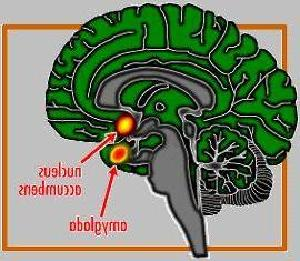
#> input picture proyecto/data/train/brain/1.jpg, 300 x 261 px; its folder holds only this picture in this run
$ python untitled3.py   (older library calls are emulated)
#> lines starting #> are read from the running program, lines starting #| are printed output that depends on the picture; after the words box and inside, x2 and y2 are one past the last pixel; in counts of white or black regions, pixels touching at a corner belong together
#!/usr/bin/env python3
# -*- coding: utf-8 -*-
"""
%%%%%%%%%%%%%%%%%%%%%%%%%%%%%%%%%%%%%%%%%%%%%%%%%%%%%%%%%%%%%%%%%%%%%%%%%
%                                                                       %
% TDI PROYECTO 1: CLASIFICACIÓN DE IMÁGENES                             %
%                                                                       %
% Plantilla para implementar el sistema de clasificación de imágenes    %
% del proyecto.                                                         %
%                                                                       %
%%%%%%%%%%%%%%%%%%%%%%%%%%%%%%%%%%%%%%%%%%%%%%%%%%%%%%%%%%%%%%%%%%%%%%%%%
"""
import os, math, cv2, skimage, natsort
import numpy as np
import pandas as pd
#import tensorflow as tf
from scipy.stats import entropy
from skimage.transform import hough_line, hough_line_peaks, probabilistic_hough_line
from skimage import io, color, feature, measure ,filters, exposure
from sklearn.preprocessing import StandardScaler
from sklearn.neural_network import MLPClassifier
from sklearn.model_selection import KFold
#from tensorflow.keras.optimizers import RMSprop
#from tensorflow.keras.preprocessing.image import ImageDataGenerator
from sklearn.decomposition import PCA


def imageProcessing(image):

    """
    Esta función implementa la etapa de pre-procesado. El pre-procesado debe
    ser idéntico para todas las imágenes de train y test.

    La función recibe como entrada la imagen original ('image') a
    procesar. A la salida devuelve una variable de tipo
    diccionario ('processed_images') que contiene indexadas
    cada una de las imágenes resultantes de las diferentes
    técnicas de procesado escogidas (imagen filtrada,
    imagen de bordes, máscara de segmentación, etc.), utilizando para cada
    una de ellas una key que identifique su contenido
    (ej. 'image', 'mask', 'edges', etc.).

    Para más información sobre las variables de tipo
    diccionario en Python, puede consultar el siguiente enlace:
    https://www.w3schools.com/python/python_dictionaries.asp

    COMPLETE la función para obtener el conjunto de imágenes procesadas
    'processed_images' necesarias para la posterior extracción de características.
    Si lo necesita, puede definir y hacer uso de funciones auxiliares.
    """
    # El siguiente código implementa el BASELINE incluido en el challenge de
    # Kaggle.
    # - - - MODIFICAR PARA IMPLEMENTACIÓN DE LA SOLUCIÓN PROPUESTA. - - -

    processed_images = {}
    # Ejemplo: Añadimos la imagen original como una entrada a la variable diccionario
    processed_images["image"] = cv2.resize(image, (300,300))

    # Añadimos la imagen en escala de grises como una entrada a la variable diccionario
    processed_images["image_gray"] = color.rgb2gray(image)

    # Añadimos la imagen en escala de grises con 256 niveles de gris para poder utilizarla en la matriz de co-ocurrencias
    processed_images["image_gray_256"] = skimage.img_as_ubyte(processed_images["image_gray"])

    #contraste de imagen con igualacion de histograma
    processed_images["image_contrast"] = exposure.equalize_hist(processed_images["image_gray"])

    # Añadimos la imagen en escala de grises filtrada con un filtro gaussiano
    processed_images["image_gray_filtered"] = filters.gaussian(processed_images["image_gray"], sigma=1)

    # imagen bordes gauss
    processed_images["image_bordes_gauss"] = feature.canny(processed_images["image_gray_filtered"], sigma=1.5)

    #Añadimos la imagen tras aplicar un filtrado de sharpening
    kernel = np.array([[-1/9,-1/9,-1/9],[-1/9,(5-1/9),-1/9], [-1/9,-1/9,-1/9]])
    processed_images["image_sharpening"] = cv2.filter2D(processed_images["image_gray"], -1, kernel)

    #añado una imagen de bordes con el gradiente
    grad = np.array([[0,1,0],[1,-4,1], [0,1,0]])
    processed_images["image_grad"] = cv2.filter2D(processed_images["image_contrast"], -1,grad)

    #Añadimos una imagen de bordes con canny a partir de image sharpening
    processed_images["image_bordes"] = (feature.canny(processed_images["image_gray_filtered"], sigma=3)).astype(int)

    # Añadimos la imagen en escala de grises con 256 niveles de gris para poder utilizarla en la matriz de co-ocurrencias
    processed_images["image_gray_256"] = skimage.img_as_ubyte(processed_images["image_gray"])

    # Añadimos la mascara de la imagen como una entrada a la variable diccionario
    processed_images["image_binary"] = (processed_images["image_contrast"] > filters.threshold_mean(processed_images["image_contrast"])).astype(np.uint8)

    processed_images['image_blur'] = cv2.medianBlur(processed_images['image_binary'], 9)

    # Añadimos la image en LAB
    image_lab = color.rgb2lab(color.gray2rgb(processed_images['image']))

    # Extraemos las componentes de la image_lab
    processed_images["image_lab_l"] = image_lab[:,:,0]
    processed_images["image_lab_a"] = image_lab[:,:,1]
    processed_images["image_lab_b"] = image_lab[:,:,2]

    # Extraemos las componentes de la image_RGB
    image_RGB = image
    if len(image.shape)==2:
        image_RGB = color.gray2rgb(image)
    processed_images["image_RGB_R"] = image_RGB[:,:,0]
    processed_images["image_RGB_G"] = image_RGB[:,:,1]
    processed_images["image_RGB_B"] = image_RGB[:,:,2]

    # Extraemos las componentes de la image_lab
    image_HSV = color.rgb2hsv(color.gray2rgb(image))
    #processed_images["image_HSV_H"] = image_HSV[:,:,0]
    processed_images["image_HSV_S"] = image_HSV[:,:,1]
    #processed_images["image_HSV_V"] = image_HSV[:,:,2]

    # Añadimos el histograma de la imagen en escala de grises
    processed_images["mask_histogram"] = (np.histogram(np.ndarray.flatten(processed_images["image_binary"]), 256))[0]
    #processed_images["dep_histogram"] = (np.abs(processed_images["image_histogram"]))**2

    # Añadimos la imagen lbp como una entrada a la variable diccionario
    #processed_images["image_lbp"] = feature.texture.local_binary_pattern(processed_images["image_gray_filtered"], 8*3, 3)


    # - - - - - - - - - - - - - - - - - - - - - - - - - - - - - - - - - - - -

    return processed_images


# [39 lines left out: function linesImage, not called in this run]


def extractFeatures(processed_images):

    """
    En esta función implementamos la etapa de extracción de características.

    La función recibe como entrada la variable 'processed_images'
    de tipo diccionario, la cual contiene las imágenes pre-procesadas
    obtenidas a partir de cada imagen de la base de datos. A la salida
    devuelve un vector con los valores de descriptores obtenidos
    para la imagen.

    Es posible que obtenga diferentes características para las diferentes
    versiones pre-procesadas de la imagen original. Concatene todas ellas para
    formar el vector final de características.

    Todas las imágenes deben ser representadas por vectores de características
    con el mismo número de features. Esta función aplica la misma lógica para
    las imágenes de todas las clases. También aplica la misma lógica para las
    imágenes de train y de test.

    """

    # El siguiente código implementa el BASELINE incluido en el challenge de
    # Kaggle.
    # - - - MODIFICAR PARA IMPLEMENTACIÓN DE LA SOLUCIÓN PROPUESTA. - - -
    features = []
    # Utilizamos la imagen en escala de grises para obtener, como descriptor
    # baseline, su desviación típica (descriptor muy simple de textura).
    image_gray = processed_images["image_contrast"]
    std_gray = np.std(image_gray)
    features.append(std_gray)

    canny = np.sum((processed_images["image_bordes"]))
    features.append(canny)

    label_img = measure.label(processed_images["image_binary"])
    regions = measure.regionprops(label_img)
    nregions = len(regions)
    features.append(nregions)

    distances = [3] #Distancia entre los pares de pixeles que iremos acumulando la matriz de co-ocurrencias
    angles = [0, np.pi/4, np.pi/2, 3*np.pi/4] #Array con los diferentes ángulos (en radianes) que nos indican la orientación a la hora de considerar un píxel vecino
    properties = ['contrast']

    glcm = feature.texture.greycomatrix(processed_images["image_gray_256"], distances=distances, angles=angles, levels=256, symmetric=True, normed=True)
    contrast = np.hstack([feature.texture.greycoprops(glcm, prop).ravel() for prop in properties])

    fourier = np.fft.fft(processed_images["image_gray"])
    dep = np.abs(fourier) ** 2 #Densidad espectral de potencia
    fase = np.angle(fourier) #Angulo de fase
    mediaDep = np.mean(dep)
    mediaFase = np.mean(fase)
    desviacionDep = np.std(dep)
    desviacionFase = np.std(fase)
    # [4 lines of commented-out code are left out]

    features.append(np.mean(processed_images["image_lab_l"]))
    features.append(np.mean(processed_images["image_lab_a"]))
    features.append(np.mean(processed_images["image_lab_b"]))

    features.append(np.mean((processed_images["image_RGB_R"])))
    features.append(np.mean((processed_images["image_RGB_G"])))
    features.append(np.mean((processed_images["image_RGB_B"])))

    # [5 lines of commented-out code are left out]
    features.append(np.mean(processed_images["image_HSV_S"]))
    #features.append(np.mean(processed_images["image_HSV_V"]))


    features = np.concatenate((features,contrast))
    return features

def databaseFeatures(db="../data/train"):

    """
    La función recibe como entrada una variable:
    - 'db', que es la ruta a la carpeta que contiene las
    imágenes de uno de los dos conjuntos de la base de datos: "train" o "test"

    A su salida, la función devuelve la matriz de características 'X' y
    una variable labels con las etiquetas (para el caso de train).

    ÚNICAMENTE ES NECESARIO MODIFICAR LA VARIABLE 'num_features' EN
    ESTA FUNCIÓN. 'num_features' es el número de descriptores que se están
    obteniendo para cada imagen.
    """
#> called with db = '../data/train'

    folders = natsort.natsorted(os.listdir(db))
    imPaths = []
    labels  = []
    for i,f in enumerate(folders):

        numImages = len(os.listdir(db+'/'+f))
        imPaths.extend( [ db+'/'+f+'/'+str(i+1)+'.jpg' for i in range(numImages) ] )
        labels.extend( numImages*[(i+1)] )

    # Matriz de caracteristicas X
    # Para el BASELINE incluido en el challenge de Kaggle, se utiliza 1 feature
    num_features = 14 # MODIFICAR, INDICANDO EL NÚMERO DE CARACTERÍSTICAS EXTRAÍDAS
    num_images = len(imPaths)

    X = np.zeros( (num_images,num_features) )
    for i,imPath in enumerate(imPaths):

        print("\rProcessing {}".format(imPath), end='')
        print('\r>>>> {}/{} done...'.format(i+1, len(imPaths)), end='')

        # leer la imagen del disco duro
        image = io.imread(imPath)
#> image is the input picture: shape (261, 300, 3); mean R, G, B 121.1, 130.4, 106

        # PREPROCESADO (ver función imageProcessing)
        processed_images = imageProcessing(image)
#> processed_images = 19 items

        # EXTRACCION DE CARACTERISTICAS (ver función extractFeatures)
        X[i,:] = extractFeatures(processed_images)
#> in extractFeatures, `image_gray = processed_images["image_contrast"]`:
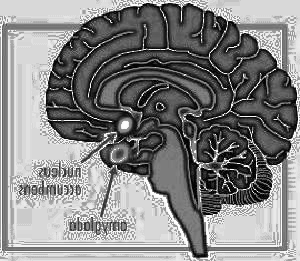
#> image_gray: shape (261, 300) float64; min 0.00533, max 1, mean 0.519
#> in extractFeatures, `std_gray = np.std(image_gray)`: std_gray = 0.304
#> in extractFeatures, `canny = np.sum((processed_images["image_bordes"]))`: canny = 4045
#> in extractFeatures, `label_img = measure.label(processed_images["image_binary"])`:
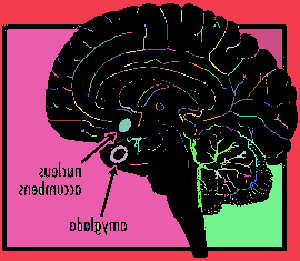
#> label_img: shape (261, 300) int64; 341 distinct labels, from 0 to 340; one colour per label, 0 black
#> in extractFeatures, `regions = measure.regionprops(label_img)`: regions = 340 regions; largest, box (x1, y1, x2, y2) and area: (7, 27, 190, 247) 19509, (0, 0, 300, 261) 10827, (203, 162, 282, 247) 3635, (239, 29, 284, 70) 773, (183, 132, 236, 212) 408
#> in extractFeatures, `nregions = len(regions)`: nregions = 340

    print('')
    return X, np.array(labels)

# [122 lines left out: functions train_classifier, test_classifier, eval_classifier, not called in this run]

if( __name__ == '__main__'):

    """
    Cuando se ejecuta este script de python ('project1.py') la ejecución
    comenzará por aquí.

    Esta parte del código se encarga de realizar el proceso completo que
    produce el archivo .csv con las etiquetas estimadas para el conjunto de
    test que hay que subir a kaggle. Esto es:

        1) Se extraen las características de los conjuntos de train y test
            con la función 'databaseFeatures'.

        2) Se entrena el clasificador con los descriptores de las imágenes de
            de entrenamiento

        3) Se utiliza el clasificador para obtener las predicciones de las
            imágenes de test

        4) Se genera un archivo .csv con las predicciones para las imágenes
            de test que puede ser subido a kaggle como una 'submission'
    """

    dir_images_train_name='../data/train'
    dir_images_test_name='../data/test'
    submission_csv_name='../baseline.csv'

    # 1)
    print('Extrayendo descriptores de train y test...')
#> (the run stopped early here; a loop or call above may not have finished)
